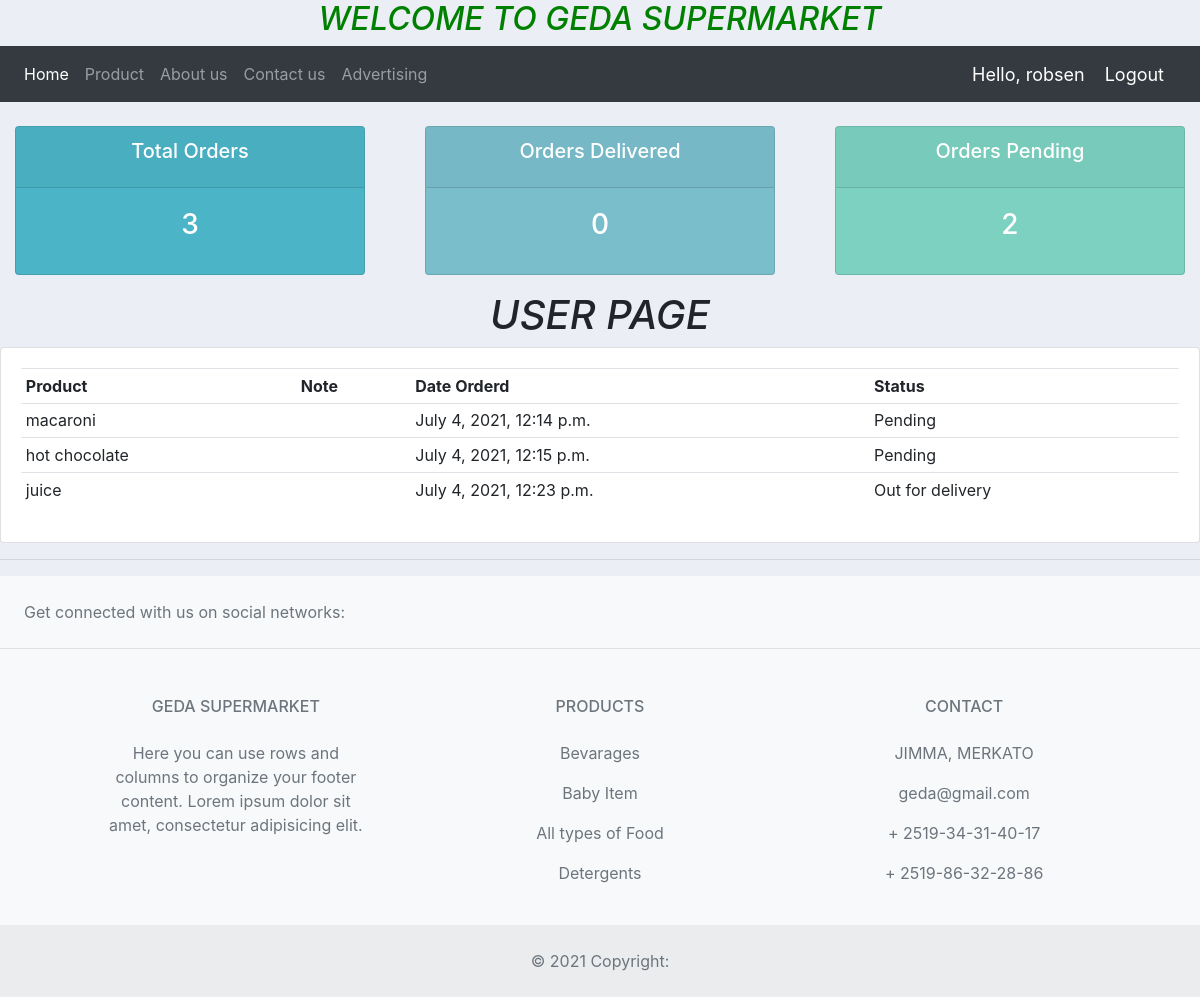
The page /user/ (signed in) on the database its author committed.
### supermarket1/models.py (models this page shows)
class Order(models.Model):
	STATUS = (
			('Pending', 'Pending'),
			('Out for delivery', 'Out for delivery'),
			('Delivered', 'Delivered'),
			)
	customer = models.ForeignKey(Customer, null=True, on_delete=models.SET_NULL)
	Product = models.ForeignKey(Product, null=True, on_delete=models.SET_NULL)
	date_created = models.DateTimeField(auto_now_add=True, null=True)
	status = models.CharField(max_length=200, null=True, choices=STATUS)
	name = models.CharField(max_length=200, null=True)
	def __str__(self):
		return (self.Product.name + self.customer.name)

class Product(models.Model):
	CATEGORY = (
			('Beverages', 'Beverages'),
			('Beer', ' Beer'),
				('Pasta/Rice', ' Pasta/Rice'),
					('Baking ', ' Baking '),
						('Baby Items ', ' Baby Items '),
			)
	name = models.CharField(max_length=200, null=True)
	price = models.FloatField(null=True)
	category = models.CharField(max_length=200, null=True, choices=CATEGORY)
	description = models.CharField(max_length=200, null=True)
	date_created = models.DateTimeField(auto_now_add=True, null=True)
	def __str__(self):
		return self.name

### supermarket1/decorators.py (the view)
		def wrapper_func(request, *args, **kwargs):
			group = None
			if request.user.groups.exists():
				group = request.user.groups.all()[0].name
			if group in allowed_roles:
				return view_func(request, *args, **kwargs)
			else:
				return HttpResponse('You are not authorized to view this page')

### supermarket1/views.py (called while the page is built)
@login_required(login_url='login')
@allowed_users(allowed_roles=['customer'])
def userPage(request):
	orders=request.user.customer.order_set.all()
	total_orders = orders.count()
	delivered = orders.filter(status='Delivered').count()
	pending = orders.filter(status='Pending').count()
	print('ORDERS:', orders)
	context = {'orders':orders, 'total_orders':total_orders,
	'delivered':delivered,'pending':pending}
	return render(request, 'geda/user.html', context)

### supermarket1/templates/geda/user.html
{% extends 'geda/main.html'%}
{% block content %}
{% include 'geda/status.html' %}
<h1 style="text-align: center;"><i> USER PAGE</i></h1>
<div class="row">
	<div class="col-md">
		<div class="card card-body">
			<table class="table table-sm">
				<tr>
					<th>Product</th>
					<th>Note</th>
					<th>Date Orderd</th>
					<th>Status</th>
				</tr>
				{% for order in orders %}
				<tr>
					<td>{{order.Product}}</td>
					<td>{{order.note}}</td>
					<td>{{order.date_created}}</td>
					<td>{{order.status}}</td>
				</tr>
				{% endfor %}
			</table>
		</div>
	</div>
</div>
{% endblock content  %}

### supermarket1/templates/geda/navbar.html (shortened to what this page needs)
{% load static %}
<header >
  <h2 style="color:green;text-align: center;te"><i>WELCOME TO GEDA SUPERMARKET</i></h2>
</header>
<nav class="navbar navbar-expand-lg navbar-dark bg-dark">
  <div class="collapse navbar-collapse" id="navbarSupportedContent">
    <ul class="navbar-nav mr-auto">
      <li class="nav-item active">
        <a class="nav-link" href="{% url 'home' %}">Home</a>
      </li>
      <li class="nav-item">
        <a class="nav-link" href="/product/">Product</a>
      </li>
      <li class="nav-item">
        <a class="nav-link" href="/about/">About us</a>
      </li>
      <li class="nav-item">
        <a class="nav-link" href="/contact/">Contact us</a>
      </li>
  <li class="nav-item">
        <a class="nav-link" href="/advertise/">Advertising</a>
      </li>
    </ul>
  </div>
  <span class="hello-msg" >Hello,  {{request.user}}</span>
  <span ><a  class="hello-msg" href="{% url 'logout' %}">Logout</a></span>
</nav>

### static/css/main.css (style rules this page uses)
body { background-color: #ebeff5; }

### supermarket1/templates/geda/navbar.html (style rules this page uses)
.hello-msg { font-size: 18px; color: #fff; margin-right: 20px; }

### rows shown on the page
Order: Product "macaroni", date_created "July 4, 2021, 12:14 p.m.", status "Pending"
Order: Product "hot chocolate", date_created "July 4, 2021, 12:15 p.m.", status "Pending"
Order: Product "juice", date_created "July 4, 2021, 12:23 p.m.", status "Out for delivery"

### other values the page prints
{{ request.user }} "robsen"
{{ total_orders }} "3"
{{ delivered }} "0"
{{ pending }} "2"
